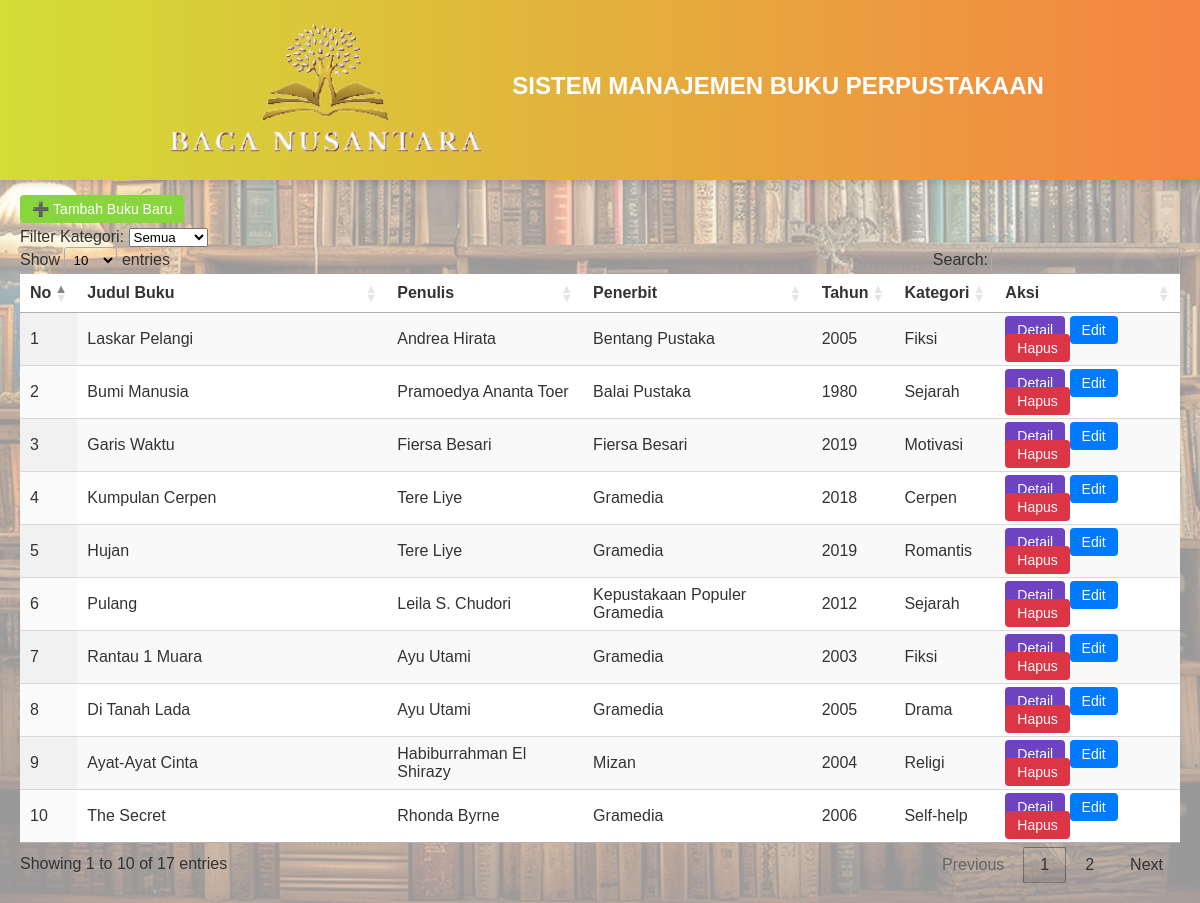
The page / on the database its author committed.
### tables this page shows
CREATE TABLE `crud_011` (
  `id` int(11) NOT NULL,
  `judul_buku` varchar(150) DEFAULT NULL,
  `penulis` varchar(100) DEFAULT NULL,
  `penerbit` varchar(100) DEFAULT NULL,
  `tahun_terbit` int(11) DEFAULT NULL,
  `harga` int(11) DEFAULT NULL,
  `kategori` varchar(50) DEFAULT NULL
);

### index.php (the view, shortened to what this page needs)
<?php
include 'config.php';
?>
<!DOCTYPE html>
<html lang="id">
<head>
    <link rel="stylesheet" href="style.css">
    <link rel="stylesheet" href="vendor/datatables.min.css">
</head>
<body>
<header>
    <img src="assets/logo.png" alt="BacaNusantara" height="160">
    <h1>SISTEM MANAJEMEN BUKU PERPUSTAKAAN</h1>
</header>
<main>
    <a href="tambah.php" class="btn">➕ Tambah Buku Baru</a>
    <div class="filter-box">
        <label>Filter Kategori:</label>
        <select id="filterKategori">
            <option value="">Semua</option>
        </select>
    </div>
    <table id="tabelBuku" class="display">
        <thead>
            <tr>
                <th>No</th>
                <th>Judul Buku</th>
                <th>Penulis</th>
                <th>Penerbit</th>
                <th>Tahun</th>
                <th>Kategori</th>
                <th>Aksi</th>
            </tr>
        </thead>
        <tbody>
        <?php
        $no = 1;
        $query = mysqli_query($conn, "SELECT * FROM crud_011");
        while ($row = mysqli_fetch_assoc($query)) {
            echo "<tr>";
            echo "<td>".$no++."</td>";
            echo "<td>".$row['judul_buku']."</td>";
            echo "<td>".$row['penulis']."</td>";
            echo "<td>".$row['penerbit']."</td>";
            echo "<td>".$row['tahun_terbit']."</td>";
            echo "<td>".$row['kategori']."</td>";
            echo "<td>
                    <a href='detail.php?id=".$row['id']."' class='btn-detail'>Detail</a>
                    <a href='edit.php?id=".$row['id']."' class='btn-edit'>Edit</a>
                    <a href='#' onclick='konfirmasiHapus(".$row['id'].")' class='btn-delete'>Hapus</a>
                  </td>";
            echo "</tr>";
        }
        ?>
        </tbody>
    </table>
</main>
</body>
</html>

### style.css (style rules this page uses)
body { font-family: 'Poppins', sans-serif; margin: 0; padding: 0; background: url('assets/latar.jpg') no-repeat center center fixed; background-size: cover; color: #333; }
body::before { content: ""; position: fixed; top: 0; left: 0; width: 100%; height: 100%; background: rgba(255,255,255,0.6); z-index: -1; }
header { background: linear-gradient(90deg, #d2dd36, #f58442); padding: 10px; text-align: center; color: white; box-shadow: 0 4px 6px rgba(0,0,0,0.1); }
header img { vertical-align: middle; }
h1 { display: inline-block; margin-left: 15px; font-size: 24px; }
main { padding: 20px; }
table { width: 100%; background: white; margin-top: 20px; }
.btn, .btn-edit, .btn-delete, .btn-detail { text-decoration: none; padding: 6px 12px; border-radius: 4px; color: white; font-size: 14px; }
.btn { background-color: #88d63e; }
.btn-edit { background-color: #007bff; }
.btn-delete { background-color: #dc3545; }
.btn-detail { background-color: #6f42c1; }
.filter-box { margin-top: 10px; }

### rows shown on the page
crud_011: judul_buku "Laskar Pelangi", penulis "Andrea Hirata", penerbit "Bentang Pustaka", tahun_terbit "2005", kategori "Fiksi"
crud_011: judul_buku "Bumi Manusia", penulis "Pramoedya Ananta Toer", penerbit "Balai Pustaka", tahun_terbit "1980", kategori "Sejarah"
crud_011: judul_buku "Garis Waktu", penulis "Fiersa Besari", penerbit "Fiersa Besari", tahun_terbit "2019", kategori "Motivasi"
crud_011: judul_buku "Kumpulan Cerpen", penulis "Tere Liye", penerbit "Gramedia", tahun_terbit "2018", kategori "Cerpen"
crud_011: judul_buku "Hujan", penulis "Tere Liye", penerbit "Gramedia", tahun_terbit "2019", kategori "Romantis"
crud_011: judul_buku "Pulang", penulis "Leila S. Chudori", penerbit "Kepustakaan Populer Gramedia", tahun_terbit "2012", kategori "Sejarah"
crud_011: judul_buku "Rantau 1 Muara", penulis "Ayu Utami", penerbit "Gramedia", tahun_terbit "2003", kategori "Fiksi"
crud_011: judul_buku "Di Tanah Lada", penulis "Ayu Utami", penerbit "Gramedia", tahun_terbit "2005", kategori "Drama"
crud_011: judul_buku "Ayat-Ayat Cinta", penulis "Habiburrahman El Shirazy", penerbit "Mizan", tahun_terbit "2004", kategori "Religi"
crud_011: judul_buku "The Secret", penulis "Rhonda Byrne", penerbit "Gramedia", tahun_terbit "2006", kategori "Self-help"
